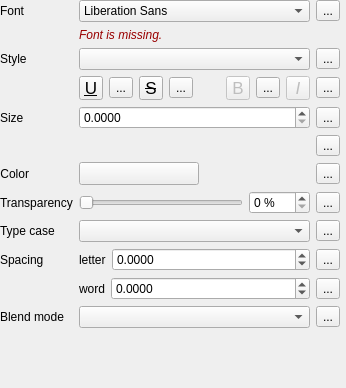
                    <widget class="QWidget" name="scrollAreaWidgetContents">
                     <property name="geometry">
                      <rect>
                       <x>0</x>
                       <y>0</y>
                       <width>341</width>
                       <height>388</height>
                      </rect>
                     </property>
                     <layout class="QVBoxLayout" name="verticalLayout_2">
                      <property name="leftMargin">
                       <number>0</number>
                      </property>
                      <property name="topMargin">
                       <number>0</number>
                      </property>
                      <property name="rightMargin">
                       <number>6</number>
                      </property>
                      <property name="bottomMargin">
                       <number>0</number>
                      </property>
                      <item>
                       <widget class="QFrame" name="mFontStyleGroupBox">
                        <property name="sizePolicy">
                         <sizepolicy hsizetype="Preferred" vsizetype="Maximum">
                          <horstretch>0</horstretch>
                          <verstretch>0</verstretch>
                         </sizepolicy>
                        </property>
                        <property name="maximumSize">
                         <size>
                          <width>16777215</width>
                          <height>16777215</height>
                         </size>
                        </property>
                        <layout class="QGridLayout" name="gridLayout_6">
                         <property name="margin">
                          <number>0</number>
                         </property>
                         <item row="9" column="1" colspan="2">
                          <layout class="QHBoxLayout" name="horizontalLayout_14">
                           <item>
                            <widget class="QLabel" name="mFontLetterSpacingLabel">
                             <property name="sizePolicy">
                              <sizepolicy hsizetype="Maximum" vsizetype="Preferred">
                               <horstretch>0</horstretch>
                               <verstretch>0</verstretch>
                              </sizepolicy>
                             </property>
                             <property name="text">
                              <string>letter</string>
                             </property>
                            </widget>
                           </item>
                           <item>
                            <widget class="QgsDoubleSpinBox" name="mFontLetterSpacingSpinBox">
                             <property name="sizePolicy">
                              <sizepolicy hsizetype="Preferred" vsizetype="Fixed">
                               <horstretch>0</horstretch>
                               <verstretch>0</verstretch>
                              </sizepolicy>
                             </property>
                             <property name="toolTip">
                              <string>Space in pixels or map units, relative to size unit choice</string>
                             </property>
                             <property name="decimals">
                              <number>4</number>
                             </property>
                             <property name="minimum">
                              <double>-1000.000000000000000</double>
                             </property>
                             <property name="maximum">
                              <double>999999999.000000000000000</double>
                             </property>
                             <property name="showClearButton" stdset="0">
                              <bool>true</bool>
                             </property>
                            </widget>
                           </item>
                           <item>
                            <widget class="QgsDataDefinedButton" name="mFontLetterSpacingDDBtn">
                             <property name="text">
                              <string>...</string>
                             </property>
                            </widget>
                           </item>
                          </layout>
                         </item>
                         <item row="4" column="1">
                          <widget class="QgsDoubleSpinBox" name="mFontSizeSpinBox">
                           <property name="sizePolicy">
                            <sizepolicy hsizetype="Expanding" vsizetype="Fixed">
                             <horstretch>0</horstretch>
                             <verstretch>0</verstretch>
                            </sizepolicy>
                           </property>
                           <property name="minimumSize">
                            <size>
                             <width>0</width>
                             <height>0</height>
                            </size>
                           </property>
                           <property name="decimals">
                            <number>4</number>
                           </property>
                           <property name="maximum">
                            <double>999999999.000000000000000</double>
                           </property>
                           <property name="showClearButton" stdset="0">
                            <bool>false</bool>
                           </property>
                          </widget>
                         </item>
                         <item row="2" column="0">
                          <widget class="QLabel" name="mFontStyleLabel">
                           <property name="sizePolicy">
                            <sizepolicy hsizetype="Maximum" vsizetype="Preferred">
                             <horstretch>0</horstretch>
                             <verstretch>0</verstretch>
                            </sizepolicy>
                           </property>
                           <property name="text">
                            <string>Style</string>
                           </property>
                          </widget>
                         </item>
                         <item row="8" column="1">
                          <widget class="QComboBox" name="mFontCapitalsComboBox">
                           <property name="enabled">
                            <bool>true</bool>
                           </property>
                           <property name="sizePolicy">
                            <sizepolicy hsizetype="Preferred" vsizetype="Fixed">
                             <horstretch>0</horstretch>
                             <verstretch>0</verstretch>
                            </sizepolicy>
                           </property>
                           <property name="maximumSize">
                            <size>
                             <width>16777215</width>
                             <height>16777215</height>
                            </size>
                           </property>
                           <property name="toolTip">
                            <string>Capitalization style of text</string>
                           </property>
                          </widget>
                         </item>
                         <item row="7" column="0">
                          <widget class="QLabel" name="mFontTranspLabel">
                           <property name="enabled">
                            <bool>true</bool>
                           </property>
                           <property name="text">
                            <string>Transparency</string>
                           </property>
                          </widget>
                         </item>
                         <item row="0" column="0">
                          <widget class="QLabel" name="mFontLabel">
                           <property name="sizePolicy">
                            <sizepolicy hsizetype="Preferred" vsizetype="Preferred">
                             <horstretch>0</horstretch>
                             <verstretch>0</verstretch>
                            </sizepolicy>
                           </property>
                           <property name="text">
                            <string>Font</string>
                           </property>
                           <property name="alignment">
                            <set>Qt::AlignLeading|Qt::AlignLeft|Qt::AlignVCenter</set>
                           </property>
                          </widget>
                         </item>
                         <item row="2" column="1">
                          <widget class="QComboBox" name="mFontStyleComboBox">
                           <property name="sizePolicy">
                            <sizepolicy hsizetype="Expanding" vsizetype="Fixed">
                             <horstretch>0</horstretch>
                             <verstretch>0</verstretch>
                            </sizepolicy>
                           </property>
                           <property name="minimumSize">
                            <size>
                             <width>0</width>
                             <height>0</height>
                            </size>
                           </property>
                           <property name="maximumSize">
                            <size>
                             <width>16777215</width>
                             <height>16777215</height>
                            </size>
                           </property>
                           <property name="toolTip">
                            <string>Available typeface styles</string>
                           </property>
                           <property name="sizeAdjustPolicy">
                            <enum>QComboBox::AdjustToContentsOnFirstShow</enum>
                           </property>
                          </widget>
                         </item>
                         <item row="8" column="2">
                          <widget class="QgsDataDefinedButton" name="mFontCaseDDBtn">
                           <property name="text">
                            <string>...</string>
                           </property>
                          </widget>
                         </item>
                         <item row="5" column="2">
                          <widget class="QgsDataDefinedButton" name="mFontUnitsDDBtn">
                           <property name="text">
                            <string>...</string>
                           </property>
                          </widget>
                         </item>
                         <item row="6" column="2">
                          <widget class="QgsDataDefinedButton" name="mFontColorDDBtn">
                           <property name="text">
                            <string>...</string>
                           </property>
                          </widget>
                         </item>
                         <item row="0" column="2">
                          <widget class="QgsDataDefinedButton" name="mFontDDBtn">
                           <property name="text">
                            <string>...</string>
                           </property>
                          </widget>
                         </item>
                         <item row="7" column="2">
                          <widget class="QgsDataDefinedButton" name="mFontTranspDDBtn">
                           <property name="text">
                            <string>...</string>
                           </property>
                          </widget>
                         </item>
                         <item row="7" column="1">
                          <widget class="QFrame" name="frame">
                           <property name="sizePolicy">
                            <sizepolicy hsizetype="Preferred" vsizetype="Maximum">
                             <horstretch>0</horstretch>
                             <verstretch>0</verstretch>
                            </sizepolicy>
                           </property>
                           <layout class="QHBoxLayout" name="horizontalLayout_23">
                            <property name="margin">
                             <number>0</number>
                            </property>
                            <item>
                             <widget class="QSlider" name="mFontTranspSlider">
                              <property name="enabled">
                               <bool>true</bool>
                              </property>
                              <property name="minimumSize">
                               <size>
                                <width>0</width>
                                <height>0</height>
                               </size>
                              </property>
                              <property name="maximumSize">
                               <size>
                                <width>16777215</width>
                                <height>16777215</height>
                               </size>
                              </property>
                              <property name="maximum">
                               <number>100</number>
                              </property>
                              <property name="orientation">
                               <enum>Qt::Horizontal</enum>
                              </property>
                             </widget>
                            </item>
                            <item>
                             <widget class="QgsSpinBox" name="mFontTranspSpinBox">
                              <property name="enabled">
                               <bool>true</bool>
                              </property>
                              <property name="sizePolicy">
                               <sizepolicy hsizetype="Maximum" vsizetype="Fixed">
                                <horstretch>0</horstretch>
                                <verstretch>0</verstretch>
                               </sizepolicy>
                              </property>
                              <property name="suffix">
                               <string> %</string>
                              </property>
                              <property name="maximum">
                               <number>100</number>
                              </property>
                             </widget>
                            </item>
                           </layout>
                          </widget>
                         </item>
                         <item row="8" column="0">
                          <widget class="QLabel" name="mFontCapitalsLabel">
                           <property name="sizePolicy">
                            <sizepolicy hsizetype="Maximum" vsizetype="Preferred">
                             <horstretch>0</horstretch>
                             <verstretch>0</verstretch>
                            </sizepolicy>
                           </property>
                           <property name="text">
                            <string>Type case</string>
                           </property>
                          </widget>
                         </item>
                         <item row="11" column="2">
                          <widget class="QgsDataDefinedButton" name="mFontBlendModeDDBtn">
                           <property name="text">
                            <string>...</string>
                           </property>
                          </widget>
                         </item>
                         <item row="6" column="0">
                          <widget class="QLabel" name="mFontColorLabel">
                           <property name="sizePolicy">
                            <sizepolicy hsizetype="Maximum" vsizetype="Preferred">
                             <horstretch>0</horstretch>
                             <verstretch>0</verstretch>
                            </sizepolicy>
                           </property>
                           <property name="text">
                            <string>Color</string>
                           </property>
                           <property name="alignment">
                            <set>Qt::AlignRight|Qt::AlignTrailing|Qt::AlignVCenter</set>
                           </property>
                          </widget>
                         </item>
                         <item row="4" column="2">
                          <widget class="QgsDataDefinedButton" name="mFontSizeDDBtn">
                           <property name="text">
                            <string>...</string>
                           </property>
                          </widget>
                         </item>
                         <item row="9" column="0">
                          <widget class="QLabel" name="label_10">
                           <property name="text">
                            <string>Spacing</string>
                           </property>
                          </widget>
                         </item>
                         <item row="6" column="1">
                          <widget class="QgsColorButtonV2" name="btnTextColor">
                           <property name="sizePolicy">
                            <sizepolicy hsizetype="Fixed" vsizetype="Fixed">
                             <horstretch>0</horstretch>
                             <verstretch>0</verstretch>
                            </sizepolicy>
                           </property>
                           <property name="minimumSize">
                            <size>
                             <width>120</width>
                             <height>0</height>
                            </size>
                           </property>
                           <property name="maximumSize">
                            <size>
                             <width>120</width>
                             <height>16777215</height>
                            </size>
                           </property>
                          </widget>
                         </item>
                         <item row="11" column="0">
                          <widget class="QLabel" name="labelBlendMode">
                           <property name="text">
                            <string>Blend mode</string>
                           </property>
                          </widget>
                         </item>
                         <item row="10" column="1" colspan="2">
                          <layout class="QHBoxLayout" name="horizontalLayout_15">
                           <item>
                            <widget class="QLabel" name="mFontWordSpacingLabel">
                             <property name="sizePolicy">
                              <sizepolicy hsizetype="Maximum" vsizetype="Preferred">
                               <horstretch>0</horstretch>
                               <verstretch>0</verstretch>
                              </sizepolicy>
                             </property>
                             <property name="text">
                              <string>word</string>
                             </property>
                            </widget>
                           </item>
                           <item>
                            <widget class="QgsDoubleSpinBox" name="mFontWordSpacingSpinBox">
                             <property name="sizePolicy">
                              <sizepolicy hsizetype="Preferred" vsizetype="Fixed">
                               <horstretch>0</horstretch>
                               <verstretch>0</verstretch>
                              </sizepolicy>
                             </property>
                             <property name="toolTip">
                              <string>Space in pixels or map units, relative to size unit choice</string>
                             </property>
                             <property name="decimals">
                              <number>4</number>
                             </property>
                             <property name="minimum">
                              <double>-1000.000000000000000</double>
                             </property>
                             <property name="maximum">
                              <double>999999999.000000000000000</double>
                             </property>
                             <property name="showClearButton" stdset="0">
                              <bool>true</bool>
                             </property>
                            </widget>
                           </item>
                           <item>
                            <widget class="QgsDataDefinedButton" name="mFontWordSpacingDDBtn">
                             <property name="text">
                              <string>...</string>
                             </property>
                            </widget>
                           </item>
                          </layout>
                         </item>
                         <item row="3" column="1" colspan="2">
                          <layout class="QHBoxLayout" name="horizontalLayout_13">
                           <item>
                            <widget class="QToolButton" name="mFontUnderlineBtn">
                             <property name="enabled">
                              <bool>true</bool>
                             </property>
                             <property name="minimumSize">
                              <size>
                               <width>24</width>
                               <height>24</height>
                              </size>
                             </property>
                             <property name="maximumSize">
                              <size>
                               <width>24</width>
                               <height>24</height>
                              </size>
                             </property>
                             <property name="font">
                              <font>
                               <pointsize>13</pointsize>
                               <underline>true</underline>
                              </font>
                             </property>
                             <property name="toolTip">
                              <string>Underlined text</string>
                             </property>
                             <property name="text">
                              <string>U</string>
                             </property>
                             <property name="checkable">
                              <bool>true</bool>
                             </property>
                            </widget>
                           </item>
                           <item>
                            <widget class="QgsDataDefinedButton" name="mFontUnderlineDDBtn">
                             <property name="text">
                              <string>...</string>
                             </property>
                            </widget>
                           </item>
                           <item>
                            <widget class="QToolButton" name="mFontStrikethroughBtn">
                             <property name="enabled">
                              <bool>true</bool>
                             </property>
                             <property name="minimumSize">
                              <size>
                               <width>24</width>
                               <height>24</height>
                              </size>
                             </property>
                             <property name="maximumSize">
                              <size>
                               <width>24</width>
                               <height>24</height>
                              </size>
                             </property>
                             <property name="font">
                              <font>
                               <pointsize>13</pointsize>
                               <strikeout>true</strikeout>
                              </font>
                             </property>
                             <property name="toolTip">
                              <string>Strikeout text</string>
                             </property>
                             <property name="text">
                              <string>S</string>
                             </property>
                             <property name="checkable">
                              <bool>true</bool>
                             </property>
                            </widget>
                           </item>
                           <item>
                            <widget class="QgsDataDefinedButton" name="mFontStrikeoutDDBtn">
                             <property name="text">
                              <string>...</string>
                             </property>
                            </widget>
                           </item>
                           <item>
                            <spacer name="horizontalSpacer_11">
                             <property name="orientation">
                              <enum>Qt::Horizontal</enum>
                             </property>
                             <property name="sizeHint" stdset="0">
                              <size>
                               <width>0</width>
                               <height>20</height>
                              </size>
                             </property>
                            </spacer>
                           </item>
                           <item>
                            <widget class="QToolButton" name="mFontBoldBtn">
                             <property name="enabled">
                              <bool>false</bool>
                             </property>
                             <property name="minimumSize">
                              <size>
                               <width>24</width>
                               <height>24</height>
                              </size>
                             </property>
                             <property name="maximumSize">
                              <size>
                               <width>24</width>
                               <height>24</height>
                              </size>
                             </property>
                             <property name="font">
                              <font>
                               <pointsize>13</pointsize>
                              </font>
                             </property>
                             <property name="toolTip">
                              <string>Bold text
(data defined only, overrides Style)</string>
                             </property>
                             <property name="text">
                              <string>B</string>
                             </property>
                             <property name="checkable">
                              <bool>true</bool>
                             </property>
                            </widget>
                           </item>
                           <item>
                            <widget class="QgsDataDefinedButton" name="mFontBoldDDBtn">
                             <property name="text">
                              <string>...</string>
                             </property>
                            </widget>
                           </item>
                           <item>
                            <widget class="QToolButton" name="mFontItalicBtn">
                             <property name="enabled">
                              <bool>false</bool>
                             </property>
                             <property name="minimumSize">
                              <size>
                               <width>24</width>
                               <height>24</height>
                              </size>
                             </property>
                             <property name="maximumSize">
                              <size>
                               <width>24</width>
                               <height>24</height>
                              </size>
                             </property>
                             <property name="font">
                              <font>
                               <pointsize>13</pointsize>
                               <italic>true</italic>
                              </font>
                             </property>
                             <property name="toolTip">
                              <string>Italic text
(data defined only, overrides Style)</string>
                             </property>
                             <property name="text">
                              <string>I</string>
                             </property>
                             <property name="checkable">
                              <bool>true</bool>
                             </property>
                            </widget>
                           </item>
                           <item>
                            <widget class="QgsDataDefinedButton" name="mFontItalicDDBtn">
                             <property name="text">
                              <string>...</string>
                             </property>
                            </widget>
                           </item>
                          </layout>
                         </item>
                         <item row="11" column="1">
                          <widget class="QgsBlendModeComboBox" name="comboBlendMode"/>
                         </item>
                         <item row="2" column="2">
                          <widget class="QgsDataDefinedButton" name="mFontStyleDDBtn">
                           <property name="text">
                            <string>...</string>
                           </property>
                          </widget>
                         </item>
                         <item row="4" column="0">
                          <widget class="QLabel" name="mFontSizeLabel">
                           <property name="sizePolicy">
                            <sizepolicy hsizetype="Maximum" vsizetype="Preferred">
                             <horstretch>0</horstretch>
                             <verstretch>0</verstretch>
                            </sizepolicy>
                           </property>
                           <property name="text">
                            <string>Size</string>
                           </property>
                          </widget>
                         </item>
                         <item row="1" column="1">
                          <widget class="QFrame" name="mFontFamilyFrame">
                           <layout class="QHBoxLayout" name="horizontalLayout_5">
                            <property name="margin">
                             <number>0</number>
                            </property>
                            <item>
                             <widget class="QLabel" name="mFontMissingLabel">
                              <property name="sizePolicy">
                               <sizepolicy hsizetype="Expanding" vsizetype="Preferred">
                                <horstretch>0</horstretch>
                                <verstretch>0</verstretch>
                               </sizepolicy>
                              </property>
                              <property name="styleSheet">
                               <string notr="true">color: #990000;
font-style: italic;</string>
                              </property>
                              <property name="text">
                               <string>Font is missing.</string>
                              </property>
                              <property name="alignment">
                               <set>Qt::AlignLeading|Qt::AlignLeft|Qt::AlignVCenter</set>
                              </property>
                             </widget>
                            </item>
                           </layout>
                          </widget>
                         </item>
                         <item row="0" column="1">
                          <widget class="QFontComboBox" name="mFontFamilyCmbBx">
                           <property name="editable">
                            <bool>false</bool>
                           </property>
                          </widget>
                         </item>
                         <item row="5" column="1">
                          <widget class="QgsUnitSelectionWidget" name="mFontSizeUnitWidget" native="true"/>
                         </item>
                        </layout>
                       </widget>
                      </item>
                      <item>
                       <spacer name="verticalSpacer_2">
                        <property name="orientation">
                         <enum>Qt::Vertical</enum>
                        </property>
                        <property name="sizeHint" stdset="0">
                         <size>
                          <width>20</width>
                          <height>0</height>
                         </size>
                        </property>
                       </spacer>
                      </item>
                     </layout>
                    </widget>
